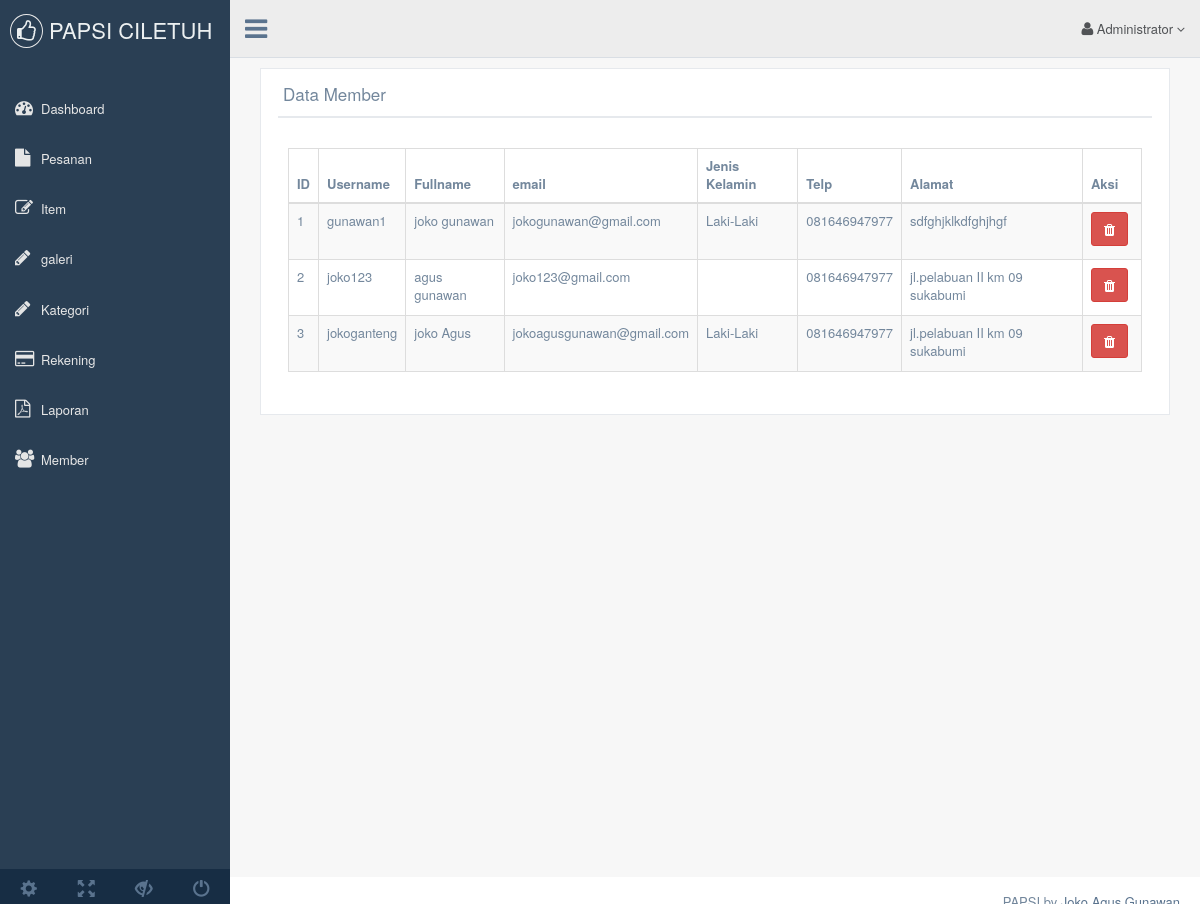
Screenshot of /index.php/member with the database file from the repository.
### tables this page shows
CREATE TABLE IF NOT EXISTS `t_member` (
  `id_user` int(11) NOT NULL AUTO_INCREMENT,
  `username` varchar(35) NOT NULL,
  `fullname` varchar(100) NOT NULL,
  `email` varchar(100) NOT NULL,
  `password` varchar(255) NOT NULL,
  `jk` enum('Laki-Laki','Perempuan') NOT NULL,
  `telp` varchar(20) NOT NULL,
  `alamat` text NOT NULL,
  `status` tinytext NOT NULL,
  `reset` varchar(35) NOT NULL,
  UNIQUE KEY `username` (`username`),
  UNIQUE KEY `email` (`email`),
  KEY `id_user` (`id_user`)
);

### application/libraries/Template.php (called while the page is built, shortened)
<?php
Class Template{
	function __construct()
	{
		$this->ci =&get_instance();
	}
	function admin($template, $data='')
	{
		$data['content'] = $this->ci->load->view($template, $data, TRUE);
		$data['nav'] = $this->ci->load->view('admin/nav', $data, TRUE);
		$this->ci->load->view('admin/dashboard', $data);
	}
}

### application/controllers/member.php (called while the page is built, shortened)
<?php
class Member extends CI_Controller {
		public function index()
    {
	$data['data'] = $this->admin->get_all('t_member');
	$this->template->admin('admin/managemen_member', $data);
	}
	}

### index.php (called while the page is built, shortened)
<?php
require_once BASEPATH.'core/CodeIgniter.php';

### application/models/Admin.php (called while the page is built, shortened)
<?php
class Admin extends CI_Model {
	function get_all($table)
	{
		$this->db->from($table);
		return $this->db->get();
	}
}

### application/views/admin/managemen_member.php (the view, shortened to what this page needs)
           <div class="col-md-12 col-sm-12 col-xs-12">
           <div class="x_panel">
             <div class="x_title">
               <h2>Data Member</h2><div class="clearfix"></div>
             </div>
 <div class="x_content">
<div class="x_content">
               <table  class="table table-striped table-bordered dt-responsive nowrap" id="datatable">
                 <thead>
                   <tr>
                     <th>ID</th>
                     <th>Username</th>
                     <th>Fullname</th>
	  <th>email</th>
	  <th>Jenis Kelamin</th>
	  <th>Telp</th>
	  <th>Alamat</th>
                     <th>Aksi</th>
                   </tr>
                 </thead>
                 <tbody>
  <?php
                 $i=1;
                 foreach($data->result() as $user) :
                 ?>
                   <tr>
                     <td><?= $i++; ?></td>
                     <td><?= $user->username?></td>
                     <td><?= $user->fullname?></td>
	  <td><?= $user->email?></td>
	  <td><?= $user->jk?></td>
	  <td><?= $user->telp?></td>
	  <td><?= $user->alamat?></td>
                     <td class="text-right">
                                   <div class="tooltip-demo">
						<a href="" class="btn btn-danger" onclick="return confirm('Yakin Ingin Menghapus Pesanan?')"><i class="fa fa-trash"></i></a>
					</div>
                                   </td>
                   </tr>
                   <?php endforeach; ?>
                 </tbody>
               </table>
             </div>
           </div>
         </div>

### application/views/admin/nav.php (shortened to what this page needs)
<div class="col-md-3 left_col">
          <div class="left_col scroll-view">
            <div class="navbar nav_title" style="border: 0;">
              <a href="<?= base_url(); ?>administrator" class="site_title"><i class="fa fa-thumbs-o-up"></i> <span>PAPSI CILETUH</span></a>
            </div>
            <br />
            <div id="sidebar-menu" class="main_menu_side hidden-print main_menu">
              <div class="menu_section">
                <ul class="nav side-menu">
				 <li><a href="<?php echo base_url(); ?>administrator"><i class="fa fa-dashboard"></i>Dashboard</a></li>
				 <li><a href="<?php echo base_url(); ?>pesanan"><i class="fa fa-file"></i>Pesanan</a></li>
				 <li><a href="<?php echo base_url(); ?>item"><i class="fa fa-edit"></i>Item</a></li>
				 <li><a href="<?php echo base_url(); ?>galeri"><i class="fa fa-pencil"></i>galeri</a></li>
				 <li><a href="<?php echo base_url(); ?>kategori"><i class="fa fa-pencil"></i>Kategori</a></li>
				 <li><a href="<?php echo base_url(); ?>rekening"><i class="fa fa-credit-card"></i>Rekening</a></li>
				 <li><a href="<?php echo base_url(); ?>laporan"><i class="fa fa-file-pdf-o"></i>Laporan</a></li>
				 <li><a href="<?php echo base_url(); ?>member"><i class="fa fa-users"></i>Member</a></li>
                </ul>
              </div>
			  </div>
            <div class="sidebar-footer hidden-small">
              <a data-toggle="tooltip" data-placement="top" title="Settings">
                <span class="glyphicon glyphicon-cog" aria-hidden="true"></span>
              </a>
              <a data-toggle="tooltip" data-placement="top" title="FullScreen">
                <span class="glyphicon glyphicon-fullscreen" aria-hidden="true"></span>
              </a>
              <a data-toggle="tooltip" data-placement="top" title="Lock">
                <span class="glyphicon glyphicon-eye-close" aria-hidden="true"></span>
              </a>
              <a data-toggle="tooltip" data-placement="top" title="Logout" href="login.html">
                <span class="glyphicon glyphicon-off" aria-hidden="true"></span>
              </a>
            </div>
          </div>
        </div>
        <div class="top_nav">
          <div class="nav_menu">
            <nav>
              <div class="nav toggle">
                <a id="menu_toggle"><i class="fa fa-bars"></i></a>
              </div>
              <ul class="nav navbar-nav navbar-right">
                <li class="">
                  <a href="javascript:;" class="user-profile dropdown-toggle" data-toggle="dropdown" aria-expanded="false">
                    <i class=" fa fa-user"></i> Administrator
                    <span class=" fa fa-angle-down"></span>
                  </a>
                </li>
              </ul>
            </nav>
          </div>
        </div>

### application/views/admin/dashboard.php (shortened to what this page needs)
<!DOCTYPE html>
<html lang="en">
  <head>
    <link href="<?php echo base_url(); ?>assets/admin/bootstrap/dist/css/bootstrap.min.css" rel="stylesheet">
    <link href="<?php echo base_url(); ?>assets/admin/font-awesome/css/font-awesome.min.css" rel="stylesheet">
    <link href="<?php echo base_url(); ?>assets/admin/nprogress/nprogress.css" rel="stylesheet">
    <link href="<?php echo base_url(); ?>assets/admin/bootstrap-daterangepicker/daterangepicker.css" rel="stylesheet">
    <link href="<?php echo base_url(); ?>assets/admin/build/css/custom.min.css" rel="stylesheet">
  <link href="<?php echo base_url(); ?>assets/admin/datatable/datatables.net-bs/css/dataTables.bootstrap.min.css" rel="stylesheet">
    <link href="<?php echo base_url(); ?>assets/admin/datatable/datatables.net-buttons-bs/css/buttons.bootstrap.min.css" rel="stylesheet">
    <link href="<?php echo base_url(); ?>assets/admin/datatable/datatables.net-fixedheader-bs/css/fixedHeader.bootstrap.min.css" rel="stylesheet">
    <link href="<?php echo base_url(); ?>assets/admin/datatable/datatables.net-responsive-bs/css/responsive.bootstrap.min.css" rel="stylesheet">
    <link href="<?php echo base_url(); ?>assets/admin/datatable/datatables.net-scroller-bs/css/scroller.bootstrap.min.css" rel="stylesheet">
  </head>
  <body class="nav-md">
    <div class="container body">
      <div class="main_container">
      <?php echo $nav; ?>
        <div class="right_col" role="main">
          <?php echo $content; ?>
        </div>
		</div>
        <footer>
          <div class="pull-right">
            PAPSI by <a> Joko Agus Gunawan</a>
          </div>
          <div class="clearfix"></div>
        </footer>
      </div>
    </div>
  </body>
</html>

### rows the page displays
t_member: username "gunawan1", fullname "joko gunawan", email "jokogunawan@gmail.com", jk "Laki-Laki", telp "081646947977", alamat "sdfghjklkdfghjhgf"
t_member: username "joko123", fullname "agus gunawan", email "joko123@gmail.com", telp "081646947977", alamat "jl.pelabuan II km 09 sukabumi"
t_member: username "jokoganteng", fullname "joko Agus", email "jokoagusgunawan@gmail.com", jk "Laki-Laki", telp "081646947977", alamat "jl.pelabuan II km 09 sukabumi"
